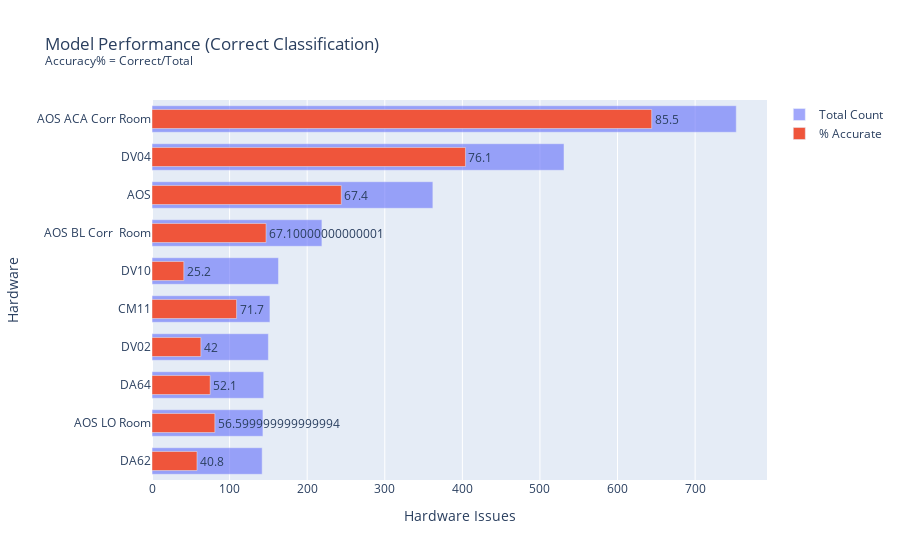

The notebook cell this image was saved under:
### Code cell
from plotly.subplots import make_subplots

fig = make_subplots(shared_yaxes=True, shared_xaxes=True)

fig.add_bar(x=hw_acc_df['total_label_count'].head(10), y=hw_acc_df['eng_hardware'].head(10), opacity=0.6, width=0.7, name='Total Count', hovertemplate='%{y}',  orientation='h')
fig.add_bar(x=hw_acc_df['correct_hw'].head(10), y=hw_acc_df['eng_hardware'].head(10), width=0.5, name='% Accurate',text=hw_acc_df['pct_correct'], textposition='outside', orientation='h')

fig.update_layout(barmode='overlay', 
                  title= "Model Performance (Correct Classification)<br><sup>Accuracy% = Correct/Total</sup>",
                  xaxis_title='Hardware Issues', 
                  yaxis_title='Hardware',
                  yaxis=dict(autorange="reversed"))


fig.show()

### Figure 1 — Plotly figure (JSON) as saved in the notebook; plotly's stock layout.template omitted (floating-point values rounded to 4 significant figures; data arrays with more than 128 entries replaced by an {"elided": "..."} marker saying what was removed)
{"data": [{"hovertemplate": "%{y}", "name": "Total Count", "opacity": 0.6, "orientation": "h", "type": "bar", "width": 0.7, "x": [753, 531, 362, 219, 163, 152, 150, 144, 143, 142], "y": ["AOS ACA Corr Room", "DV04", "AOS", "AOS BL Corr  Room", "DV10", "CM11", "DV02", "DA64", "AOS LO Room", "DA62"]}, {"name": "% Accurate", "orientation": "h", "text": {"elided": "216 float values"}, "textposition": "outside", "type": "bar", "width": 0.5, "x": [644, 404, 244, 147, 41, 109, 63, 75, 81, 58], "y": ["AOS ACA Corr Room", "DV04", "AOS", "AOS BL Corr  Room", "DV10", "CM11", "DV02", "DA64", "AOS LO Room", "DA62"]}], "layout": {"barmode": "overlay", "title": {"text": "Model Performance (Correct Classification)<br><sup>Accuracy% = Correct/Total</sup>"}, "xaxis": {"anchor": "y", "domain": [0, 1], "title": {"text": "Hardware Issues"}}, "yaxis": {"anchor": "x", "autorange": "reversed", "domain": [0, 1], "title": {"text": "Hardware"}}}}
